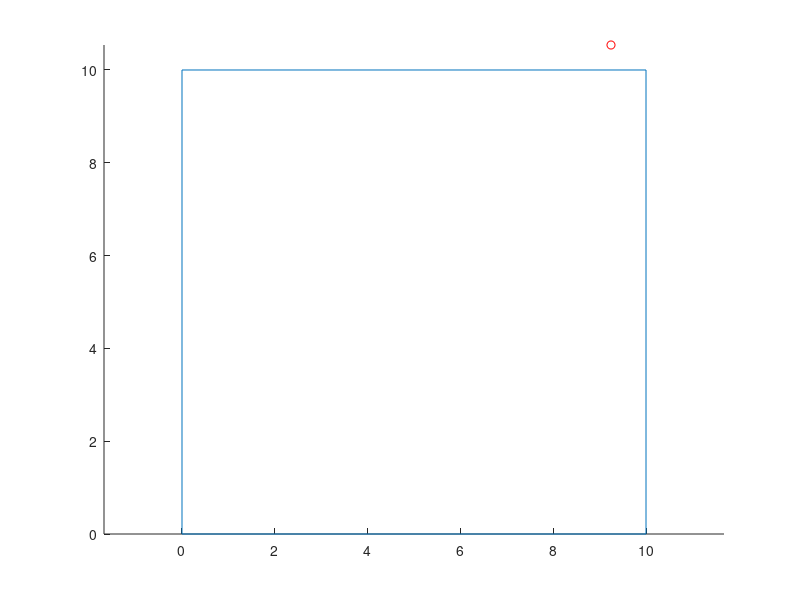

The MATLAB script that drew this image:
clear all
close all
clc

L1=10;
L2=10;

nx=50;
ny=50;

X=(rand(3,1)-[1;1;1]*0.5)*30

P=[0  0  0;
   L1 0  0;
   L1 L2 0;
   0  L2 0];

figure(1)
axis equal
hold on
plot3([P(:,1);P(1,1)],[P(:,2);P(1,2)],[P(:,3);P(1,3)])
plot3(X(1),X(2),X(3),'ro')

dx=L1/nx;
dy=L2/ny;
dA=dx*dy;
S=0;
for i=1:nx
for j=1:ny
    X1=[-dx/2+i*dx;-dy/2+j*dy;0];
%    plot3(X1(1),X1(2),X1(3),'.')
    r=X1-X;
    S=S+r(3)/norm(r)^3*dA;
end
end

S

I=0;
P=P';
q=[0 0 -1];
for i=1:4
    i1=i+1;
if i1==5
    i1=1;
end

    Rn=P(:,i)-X;
    Rm=P(:,i1)-X;
    Rn=Rn/norm(Rn);
    Rm=Rm/norm(Rm);
    
    RdR=dot(Rn,Rm);
    RcR=cross(Rn,Rm);
    RcR=RcR/norm(RcR);
    A=sqrt((1-RdR)/(1+RdR));
    
    num=dot(q,RcR)*A;
    den=1-dot(q,Rn)-dot(q,cross(Rn,RcR))*A;
    
    I=I+2*atan(num/den);
    
end

I